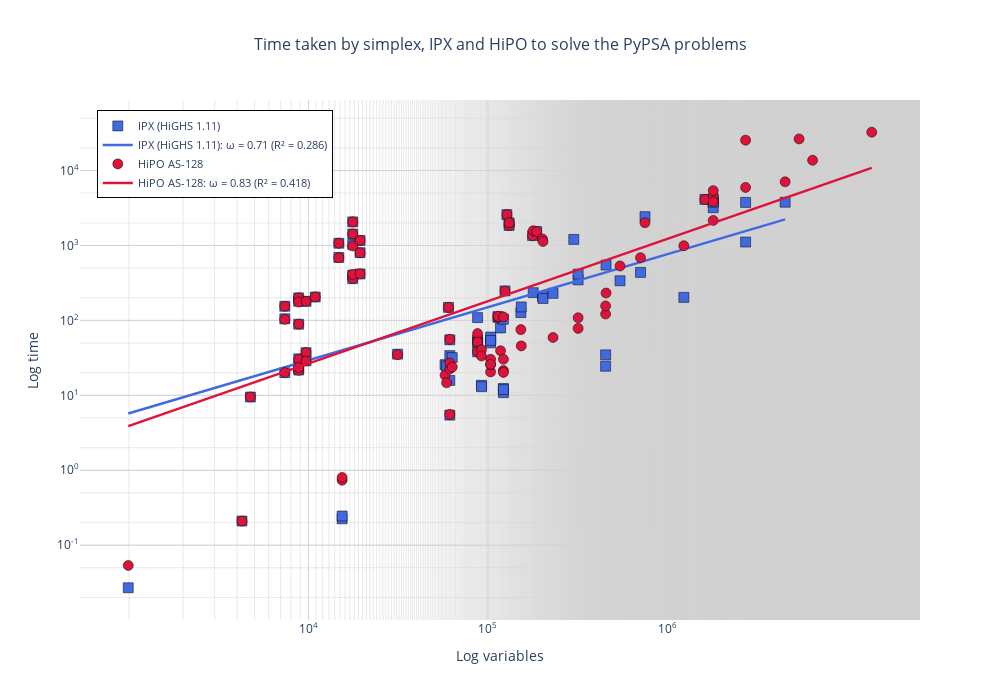

Notebook source saved alongside this figure:
### Markdown cell above
## Large Scale Benchmarks (>= 10^6 variables)

### Code cell
# Logarithmic Scaling Analysis with Interactive Tooltips (Plotly version)
import plotly.graph_objects as go
import numpy as np
import pandas as pd
from scipy import stats
import yaml

# Filter to benchmarks with ok status
benchmarks_to_plot = actual_benchmarks[
    actual_benchmarks['Status'] == 'ok'
].copy()

print(f"Found {len(benchmarks_to_plot)} benchmark results with status 'ok'")

# Load metadata to get number of variables
with open('../results/metadata.yaml') as f:
    meta = yaml.safe_load(f)

# Build mapping: bench-size -> num_variables
var_counts = {}
for bench_name, bench_info in meta['benchmarks'].items():
    for size_info in bench_info.get('Sizes', []):
        size_name = size_info.get('Name')
        num_vars = size_info.get('Num. variables')
        if size_name and num_vars:
            bench_size = f"{bench_name}-{size_name}"
            var_counts[bench_size] = num_vars

print(f"Loaded variable counts for {len(var_counts)} benchmark-size combinations")

# Solvers to plot
solvers_to_plot = ['highs-hipo-ipm', 'highs-hipo-128']

# Create the plot
fig = go.Figure()

colors = {
    'highs': '#90EE90',
    'highs-hipo-ipm': '#4169E1',
    'highs-hipo-32': "#BBFF00",
    'highs-hipo-64': "#FFF200",
    'highs-hipo-128': '#DC143C',
}

markers = {
    'highs': 'triangle-up',
    'highs-hipo-ipm': 'square',
    'highs-hipo-32': 'circle',
    'highs-hipo-64': 'circle',
    'highs-hipo-128': 'circle',
}

labels = {
    'highs': 'Simplex (HiGHS 1.10)',
    'highs-hipo-ipm': 'IPX (HiGHS 1.11)',
    'highs-hipo-32': 'HiPO AS-32',
    'highs-hipo-64': 'HiPO AS-64',
    'highs-hipo-128': 'HiPO AS-128',
}

# For each solver
for solver in solvers_to_plot:
    solver_data = benchmarks_to_plot[
        benchmarks_to_plot['Solver'] == solver
    ].copy()

    if len(solver_data) == 0:
        print(f"No data for {solver}")
        continue

    # Add variable counts
    solver_data['num_vars'] = solver_data['bench-size'].map(var_counts)
    solver_data = solver_data.dropna(subset=['num_vars'])

    if len(solver_data) == 0:
        print(f"No variable counts for {solver}")
        continue

    solver_data = solver_data.sort_values('num_vars')

    x_values = solver_data['num_vars'].values
    y_values = solver_data['Runtime (s)'].values

    # Prepare hover text with detailed information
    hover_texts = []
    for _, row in solver_data.iterrows():
        hover_text = (
            f"<b>{row['Benchmark']}</b><br>"
            f"Size: {row['Size']}<br>"
            f"Solver: {row['Solver']}<br>"
            f"Status: {row['Status']}<br>"
            f"Runtime: {row['Runtime (s)']:.2f}s<br>"
            f"Memory: {row['Memory Usage (MB)']:.1f} MB<br>"
            f"Variables: {row['num_vars']:,}<br>"
            f"Objective: {row.get('Objective Value', 'N/A')}<br>"
            f"Termination: {row.get('Termination Condition', 'N/A')}"
        )
        hover_texts.append(hover_text)

    # Add scatter trace with hover info
    fig.add_trace(go.Scatter(
        x=x_values,
        y=y_values,
        mode='markers',
        name=labels.get(solver, solver),
        marker=dict(
            color=colors.get(solver, 'gray'),
            symbol=markers.get(solver, 'circle'),
            size=10,
            line=dict(color='black', width=0.5)
        ),
        hovertemplate='%{text}<extra></extra>',
        text=hover_texts,
        showlegend=True
    ))

    # Fit power law: y = a * x^omega
    if len(x_values) > 3:
        log_x = np.log10(x_values)
        log_y = np.log10(y_values)
        slope, intercept, r_value, _, _ = stats.linregress(log_x, log_y)
        omega = slope

        # Plot fitted line
        x_fit = np.logspace(np.log10(x_values.min()), np.log10(x_values.max()), 100)
        y_fit = 10**(intercept) * x_fit**omega

        fig.add_trace(go.Scatter(
            x=x_fit,
            y=y_fit,
            mode='lines',
            name=f'{labels.get(solver, solver)}: ω = {omega:.2f} (R² = {r_value**2:.3f})',
            line=dict(
                color=colors.get(solver, 'gray'),
                width=2.5,
            ),
            hovertemplate=f'ω = {omega:.2f}<br>R² = {r_value**2:.3f}<extra></extra>',
            showlegend=True
        ))

        print(f"{solver:20s}: ω = {omega:.2f} (R² = {r_value**2:.3f})")

# Update layout with log scales - MATCHING PAPER STYLE
fig.update_xaxes(
    type="log",
    title_text='Log variables',
    title_font=dict(size=14),
    gridcolor='lightgray',
    gridwidth=1,
    showgrid=True,
    # Set tick values to match paper: 10^4, 10^5, 10^6
    tickmode='array',
    tickvals=[1e4, 1e5, 1e6],
    ticktext=['10<sup>4</sup>', '10<sup>5</sup>', '10<sup>6</sup>'],
    minor=dict(showgrid=True, gridcolor='lightgray', gridwidth=0.5)
)

fig.update_yaxes(
    type="log",
    title_text='Log time',
    title_font=dict(size=14),
    gridcolor='lightgray',
    gridwidth=1,
    showgrid=True,
    # Set tick values to match paper: 10^-1, 10^0, 10^1, 10^2, 10^3, 10^4
    tickmode='array',
    tickvals=[1e-1, 1e0, 1e1, 1e2, 1e3, 1e4],
    ticktext=['10<sup>-1</sup>', '10<sup>0</sup>', '10<sup>1</sup>', '10<sup>2</sup>', '10<sup>3</sup>', '10<sup>4</sup>'],
    # range=[np.log10(0.1), np.log10(1e4)],  # 0.1 to 10^4
    minor=dict(showgrid=True, gridcolor='lightgray', gridwidth=0.5)
)

fig.update_layout(
    title={
        'text': 'Time taken by simplex, IPX and HiPO to solve the PyPSA problems',
        'x': 0.5,
        'xanchor': 'center',
        'font': {'size': 16}
    },
    legend=dict(
        x=0.02,
        y=0.98,
        bgcolor='rgba(255,255,255,0.95)',
        bordercolor='black',
        borderwidth=1,
        font=dict(size=11)
    ),
    hovermode='closest',
    width=1000,
    height=700,
    plot_bgcolor='white',
    paper_bgcolor='white'
)
